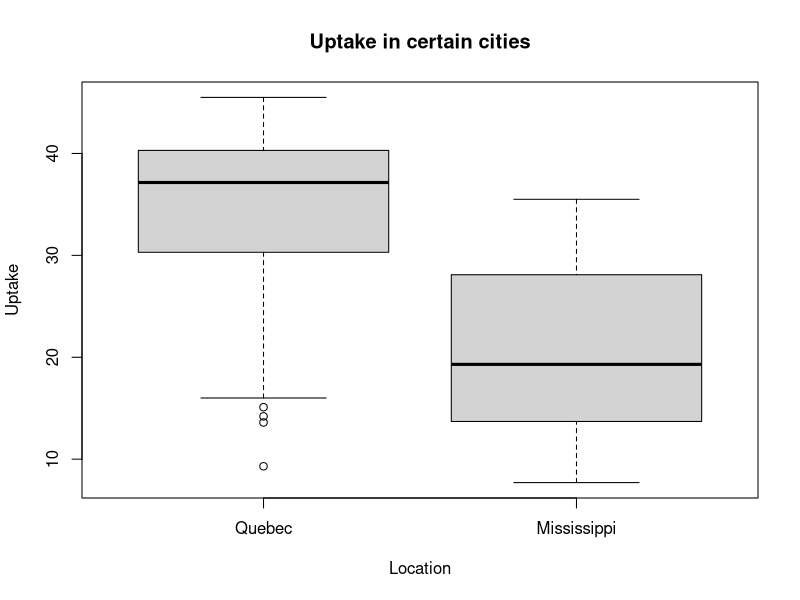

Write R code to recreate this figure.
print(class(CO2$Plant))
mean_uptake <- mean(CO2$uptake)

boxplot(uptake ~ Type, data = CO2, xlab = 'Location', ylab = 'Uptake', main = 'Uptake in certain cities')

CO2_Q <- CO2[CO2$Type == 'Quebec',]
CO2_M <- CO2[CO2$Type == 'Mississippi',]

mean_checker <- function(v1, v2){
  mean_v1 <- mean(v1$uptake)
  mean_v2 <- mean(v2$uptake)
  
  if(mean_v1 > mean_v2){
    return (v1$Type[1])
  }
  else{
    return (v2$Type[1])
  }
}

print(mean_checker(CO2_Q, CO2_M))
